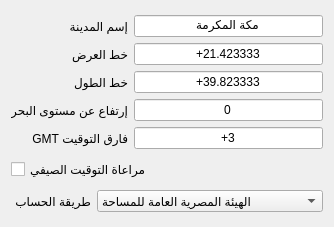
          <widget class="QWidget" name="page_2">
           <property name="geometry">
            <rect>
             <x>-248</x>
             <y>0</y>
             <width>334</width>
             <height>227</height>
            </rect>
           </property>
           <attribute name="label">
            <string>دول العالم الأخرى</string>
           </attribute>
           <layout class="QVBoxLayout" name="verticalLayout_13">
            <item>
             <layout class="QGridLayout" name="gridLayout_3">
              <item row="0" column="1">
               <widget class="QLineEdit" name="lineEdit_name_madina_monde">
                <property name="text">
                 <string>مكة المكرمة</string>
                </property>
                <property name="alignment">
                 <set>Qt::AlignmentFlag::AlignCenter</set>
                </property>
               </widget>
              </item>
              <item row="0" column="0">
               <widget class="QLabel" name="label_21">
                <property name="text">
                 <string>إسم المدينة</string>
                </property>
               </widget>
              </item>
              <item row="1" column="1">
               <widget class="QLineEdit" name="lineEdit_degreeLat_monde">
                <property name="layoutDirection">
                 <enum>Qt::LayoutDirection::LeftToRight</enum>
                </property>
                <property name="text">
                 <string>+21.423333</string>
                </property>
                <property name="alignment">
                 <set>Qt::AlignmentFlag::AlignCenter</set>
                </property>
               </widget>
              </item>
              <item row="1" column="0">
               <widget class="QLabel" name="label_24">
                <property name="text">
                 <string>خط العرض</string>
                </property>
               </widget>
              </item>
              <item row="2" column="1">
               <widget class="QLineEdit" name="lineEdit_degreeLong_monde">
                <property name="layoutDirection">
                 <enum>Qt::LayoutDirection::LeftToRight</enum>
                </property>
                <property name="text">
                 <string>+39.823333</string>
                </property>
                <property name="alignment">
                 <set>Qt::AlignmentFlag::AlignCenter</set>
                </property>
               </widget>
              </item>
              <item row="2" column="0">
               <widget class="QLabel" name="label_25">
                <property name="text">
                 <string>خط الطول</string>
                </property>
               </widget>
              </item>
              <item row="3" column="1">
               <widget class="QLineEdit" name="lineEdit_seaLevel_monde">
                <property name="layoutDirection">
                 <enum>Qt::LayoutDirection::LeftToRight</enum>
                </property>
                <property name="text">
                 <string>0</string>
                </property>
                <property name="alignment">
                 <set>Qt::AlignmentFlag::AlignCenter</set>
                </property>
               </widget>
              </item>
              <item row="3" column="0">
               <widget class="QLabel" name="label_22">
                <property name="text">
                 <string>إرتفاع عن مستوى البحر</string>
                </property>
               </widget>
              </item>
              <item row="4" column="1">
               <widget class="QLineEdit" name="lineEdit_gmtDiff_monde">
                <property name="layoutDirection">
                 <enum>Qt::LayoutDirection::LeftToRight</enum>
                </property>
                <property name="text">
                 <string>+3</string>
                </property>
                <property name="alignment">
                 <set>Qt::AlignmentFlag::AlignCenter</set>
                </property>
               </widget>
              </item>
              <item row="4" column="0">
               <widget class="QLabel" name="label_23">
                <property name="layoutDirection">
                 <enum>Qt::LayoutDirection::RightToLeft</enum>
                </property>
                <property name="text">
                 <string>فارق التوقيت GMT</string>
                </property>
               </widget>
              </item>
             </layout>
            </item>
            <item>
             <widget class="QCheckBox" name="checkBox_Heure_ete">
              <property name="text">
               <string>مراعاة التوقيت الصيفي</string>
              </property>
             </widget>
            </item>
            <item>
             <layout class="QHBoxLayout" name="horizontalLayout_5">
              <item>
               <widget class="QLabel" name="label_26">
                <property name="text">
                 <string>طريقة الحساب</string>
                </property>
               </widget>
              </item>
              <item>
               <widget class="QComboBox" name="comboBox_Method_monde">
                <item>
                 <property name="text">
                  <string>الهيئة المصرية العامة للمساحة</string>
                 </property>
                </item>
                <item>
                 <property name="text">
                  <string>جامعة العلوم الإسلامية بكراشي، شافعي</string>
                 </property>
                </item>
                <item>
                 <property name="text">
                  <string>جامعة العلوم الإسلامية بكراشي، حنبلي</string>
                 </property>
                </item>
                <item>
                 <property name="text">
                  <string>الإتحاد الإسلامي بأمريكا الشمالية</string>
                 </property>
                </item>
                <item>
                 <property name="text">
                  <string>رابطة العالم الإسلامي</string>
                 </property>
                </item>
                <item>
                 <property name="text">
                  <string>تقويم أم القرى، السعودية</string>
                 </property>
                </item>
                <item>
                 <property name="text">
                  <string>عشاء دائما في 90 درجات</string>
                 </property>
                </item>
                <item>
                 <property name="text">
                  <string>الهيئة المصرية العامة للمساحة، مصر</string>
                 </property>
                </item>
               </widget>
              </item>
             </layout>
            </item>
           </layout>
          </widget>
